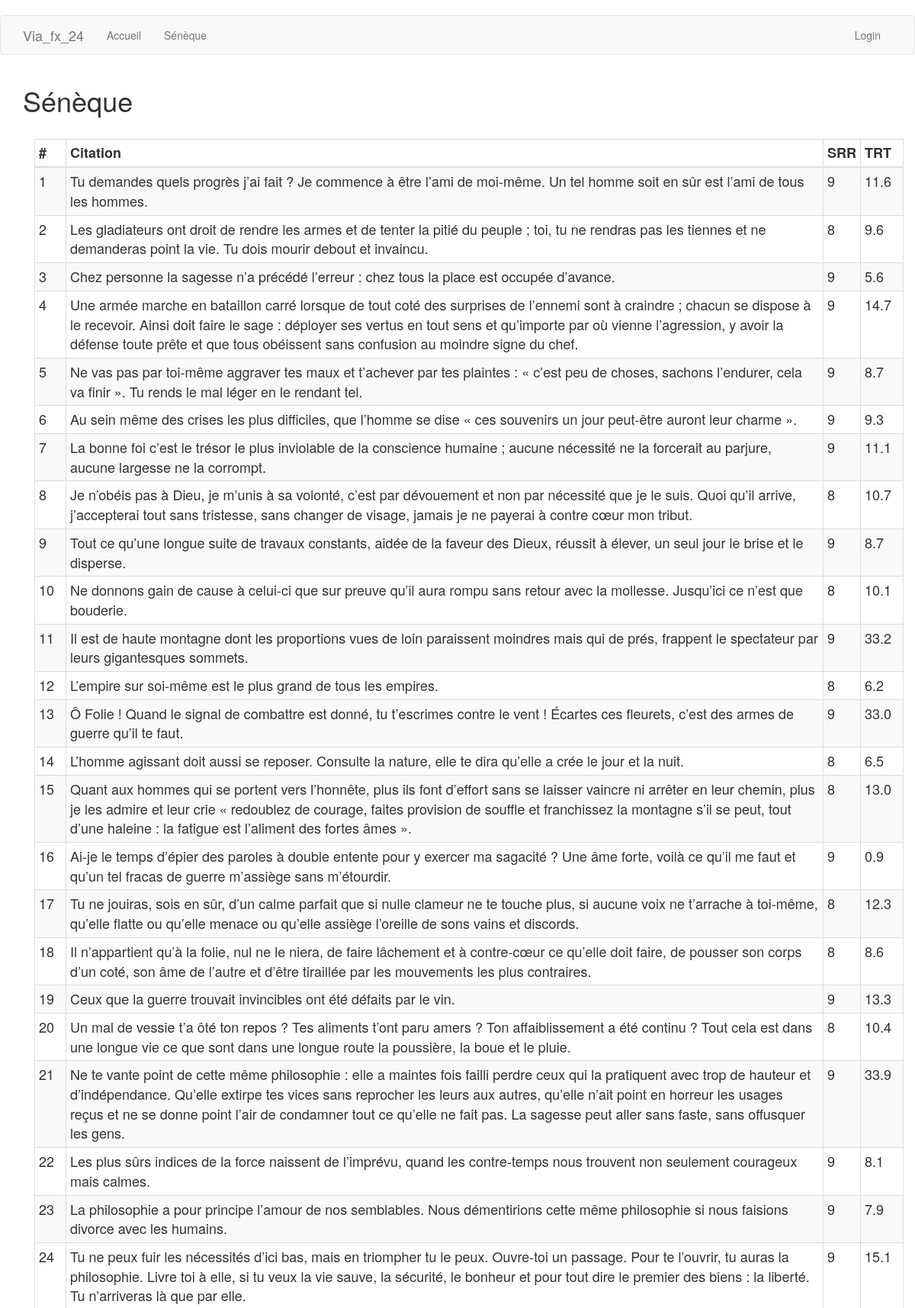
The page /seneque (upper part) on the database its author committed.
### app/models.py (models this page shows, shortened)
class Citation(db.Model):
    number = db.Column(db.Integer, primary_key=True)
    text = db.Column(db.Text)
    SRR = db.Column(db.Integer)
    TRT = db.Column(db.Float)
    timestamp = db.Column(db.DateTime, index=True, default=datetime.utcnow)
    user_id = db.Column(db.Integer, db.ForeignKey('user.id'))

### app/routes.py (the view)
@app.route('/seneque')
def seneque():
    citations=Citation.query.order_by(Citation.number).all()
    return render_template('seneque.html', title='Seneque', citations=citations)

### app/templates/seneque.html
﻿{% extends "base.html" %}
{% block head %}
{{ super() }}
<link rel="stylesheet" href="{{ url_for('static', filename='style.css') }}">
{% endblock %}
{% block app_content %}
<h1>Sénèque</h1>
<div class="container">
    <table class="table table-striped table-bordered table-hover table-condensed">
        <thead>
            <tr>
                <th><span class="text">#</span></th>
                <th><span class="text">Citation</span></th>
                <th><span class="text">SRR</span></th>
                <th><span class="text">TRT</span></th>
            </tr>
        </thead>
        <tbody>
            {% for citation in citations %}
            {% include '_post.html' %}
            {% endfor %}
        </tbody>
    </table>
</div>
{% endblock %}

### app/templates/base.html (shortened to what this page needs)
{% extends 'bootstrap/base.html' %}
{% block navbar %}
<nav class="navbar navbar-default">
    <div class="container">
        <div class="navbar-header">
            <a class="navbar-brand" href="{{ url_for('index') }}">Via_fx_24</a>
        </div>
        <div class="collapse navbar-collapse" id="bs-example-navbar-collapse-1">
            <ul class="nav navbar-nav">
                <li><a href="{{ url_for('index') }}">Accueil</a></li>
                <li><a href="{{ url_for('seneque') }}">Sénèque</a></li>
            </ul>
            <ul class="nav navbar-nav navbar-right">
                {% if current_user.is_anonymous %}
                <li><a href="{{ url_for('login') }}">Login</a></li>
                {% else %}
                <li><a href="{{ url_for('logout') }}">Logout</a></li>
                {% endif %}
            </ul>
        </div>
    </div>
</nav>
{% endblock %}
{% block content %}
<div class="container">
    {% block app_content %}{% endblock %}
</div>
{% endblock %}

### app/templates/_post.html
﻿<tr>
    <td> <span class="text">{{ citation.number }} </span> </td>
    <td> <span class="text">{{ citation.text }} </span> </td>
    <td> <span class="text">{{ citation.SRR }} </span> </td>
    <td> <span class="text">{{ citation.TRT }} </span> </td>
</tr>

### app/static/style.css (style rules this page uses)
span.text { font-size: 18px; }

### rows shown on the page
Citation: number "1", text "Tu demandes quels progrès j’ai fait ? Je commence à être l’ami de moi-même. Un tel homme soit en sûr est l’ami de tous les hommes.", SRR "9", TRT "11.6"
Citation: number "2", text "Les gladiateurs ont droit de rendre les armes et de tenter la pitié du peuple ; toi, tu ne rendras pas les tiennes et ne demanderas point la vie. Tu dois mourir debout et invaincu.", SRR "8", TRT "9.6"
Citation: number "3", text "Chez personne la sagesse n’a précédé l’erreur : chez tous la place est occupée d’avance.", SRR "9", TRT "5.6"
Citation: number "4", text "Une armée marche en bataillon carré lorsque de tout coté des surprises de l’ennemi sont à craindre ; chacun se dispose à le recevoir. Ainsi doit faire le sage : déployer ses vertus en tout sens et qu’importe par où vienne l’agression, y avoir la défense toute prête et que tous obéissent sans confusion au moindre signe du chef.", SRR "9", TRT "14.7"
Citation: number "5", text "Ne vas pas par toi-même aggraver tes maux et t’achever par tes plaintes : « c’est peu de choses, sachons l’endurer, cela va finir ». Tu rends le mal léger en le rendant tel.", SRR "9", TRT "8.7"
Citation: number "6", text "Au sein même des crises les plus difficiles, que l’homme se dise « ces souvenirs un jour peut-être auront leur charme ».", SRR "9", TRT "9.3"
Citation: number "7", text "La bonne foi c’est le trésor le plus inviolable de la conscience humaine ; aucune nécessité ne la forcerait au parjure, aucune largesse ne la corrompt.", SRR "9", TRT "11.1"
Citation: number "8", text "Je n’obéis pas à Dieu, je m’unis à sa volonté, c’est par dévouement et non par nécessité que je le suis. Quoi qu’il arrive, j’accepterai tout sans tristesse, sans changer de visage, jamais je ne payerai à contre cœur mon tribut.", SRR "8", TRT "10.7"
Citation: number "9", text "Tout ce qu’une longue suite de travaux constants, aidée de la faveur des Dieux, réussit à élever, un seul jour le brise et le disperse.", SRR "9", TRT "8.7"
Citation: number "10", text "Ne donnons gain de cause à celui-ci que sur preuve qu’il aura rompu sans retour avec la mollesse. Jusqu’ici ce n’est que bouderie.", SRR "8", TRT "10.1"
Citation: number "11", text "Il est de haute montagne dont les proportions vues de loin paraissent moindres mais qui de prés, frappent le spectateur par leurs gigantesques sommets.", SRR "9", TRT "33.2"
Citation: number "12", text "L’empire sur soi-même est le plus grand de tous les empires.", SRR "8", TRT "6.2"
Citation: number "13", text "Ô Folie ! Quand le signal de combattre est donné, tu t’escrimes contre le vent ! Écartes ces fleurets, c’est des armes de guerre qu’il te faut.", SRR "9", TRT "33.0"
Citation: number "14", text "L’homme agissant doit aussi se reposer. Consulte la nature, elle te dira qu’elle a crée le jour et la nuit.", SRR "8", TRT "6.5"
Citation: number "15", text "Quant aux hommes qui se portent vers l’honnête, plus ils font d’effort sans se laisser vaincre ni arrêter en leur chemin, plus je les admire et leur crie « redoublez de courage, faites provision de souffle et franchissez la montagne s’il se peut, tout d’une haleine : la fatigue est l’aliment des fortes âmes ».", SRR "8", TRT "13.0"
Citation: number "16", text "Ai-je le temps d’épier des paroles à double entente pour y exercer ma sagacité ? Une âme forte, voilà ce qu’il me faut et qu’un tel fracas de guerre m’assiège sans m’étourdir.", SRR "9", TRT "0.9"
Citation: number "17", text "Tu ne jouiras, sois en sûr, d’un calme parfait que si nulle clameur ne te touche plus, si aucune voix ne t’arrache à toi-même, qu’elle flatte ou qu’elle menace ou qu’elle assiège l’oreille de sons vains et discords.", SRR "8", TRT "12.3"
Citation: number "18", text "Il n’appartient qu’à la folie, nul ne le niera, de faire lâchement et à contre-cœur ce qu’elle doit faire, de pousser son corps d’un coté, son âme de l’autre et d’être tiraillée par les mouvements les plus contraires.", SRR "8", TRT "8.6"
Citation: number "19", text "Ceux que la guerre trouvait invincibles ont été défaits par le vin.", SRR "9", TRT "13.3"
Citation: number "20", text "Un mal de vessie t’a ôté ton repos ? Tes aliments t’ont paru amers ? Ton affaiblissement a été continu ? Tout cela est dans une longue vie ce que sont dans une longue route la poussière, la boue et le pluie.", SRR "8", TRT "10.4"
Citation: number "21", text "Ne te vante point de cette même philosophie : elle a maintes fois failli perdre ceux qui la pratiquent avec trop de hauteur et d’indépendance. Qu’elle extirpe tes vices sans reprocher les leurs aux autres, qu’elle n’ait point en horreur les usages reçus et ne se donne point l’air de condamner tout ce qu’elle ne fait pas. La sagesse peut aller sans faste, sans offusquer les gens.", SRR "9", TRT "33.9"
Citation: number "22", text "Les plus sûrs indices de la force naissent de l’imprévu, quand les contre-temps nous trouvent non seulement courageux mais calmes.", SRR "9", TRT "8.1"
Citation: number "23", text "La philosophie a pour principe l’amour de nos semblables. Nous démentirions cette même philosophie si nous faisions divorce avec les humains.", SRR "9", TRT "7.9"
Citation: number "24", text "Tu ne peux fuir les nécessités d’ici bas, mais en triompher tu le peux. Ouvre-toi un passage. Pour te l’ouvrir, tu auras la philosophie. Livre toi à elle, si tu veux la vie sauve, la sécurité, le bonheur et pour tout dire le premier des biens : la liberté. Tu n’arriveras là que par elle.", SRR "9", TRT "15.1"
